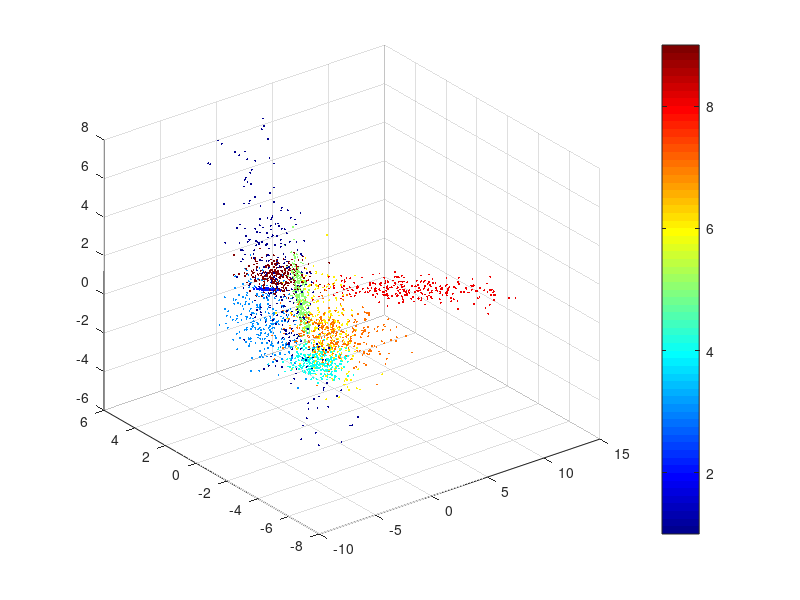

This figure's MATLAB source: (Note: this script raises an error after producing the figure.)
%% IMPORT TOY DATA
load('demo_data');
% define input data (X) and data labels (Y)
X = data(:, 1:end-1); 
Y = data(:, end);
% plot in 3D to visualise
figure(1)
scatter3(X(:,1),X(:,2),X(:,3),20,Y,'.');
colormap('jet'); colorbar;

%% DEMO 1
% single test

% --------- DEFINE TEST SET
[idx,~,test_idx] = dividerand(length(data),2/3,0,1/3);
% available data to build the training-set
X = data(idx, 1:end-1); 
Y = data(idx, end); 
% test-set
x_test = data(test_idx, 1:end-1);
y_test = data(test_idx, end);



% ACTIVE LEARNING

% --------- CLUSTER the pool of available unlabelled data
[u, ch] = h_cluster(X);


% --------- ACTIVE LEARNING -- build the training set -- the DH learner
n = 180; % label budget
B = 3; % batch size
t = n/3; % number of runs
% the DH learner
[xl, z] = DH_AL(u, ch, B, t, Y);

% define the training-set with the DH results
train_idx = xl(:, 1);
x_train  = X(train_idx, :);
y_train = xl(:, 2);


% --------- CLASSIFICATION -- train/predict with niave bayes classification
y_pred = NB(x_train, y_train, x_test);
% calculate classification accuracy
acc = sum(y_pred == y_test)/length(y_test);
fprintf('\n ACTIVE LEARNING classification accuracy: %.2f %%', acc);


% --------- PLOT the training set built by the active learner
% queried data
z_idx = z(:,1); % output of the DH learner is indexed
Z = X(z_idx,:);
% plot
figure(2)
scatter3(x_train(:,1),x_train(:,2),x_train(:,3),20,y_train,'.');
hold on
scatter3(Z(:,1),Z(:,2),Z(:,3),10,'ko');
colormap('jet'); colorbar;
hold off



% PASSIVE LEARNING comparison -- random sample training

% define the training-set by a random sample
train_idx = randperm(size(X,1), n);
x_train = X(train_idx, :);
y_train = Y(train_idx);
% train/predict with niave bayes classification
y_pred = NB(x_train, y_train, x_test);
% calculate classification accuracy
acc = sum(y_pred == y_test)/length(y_test);
fprintf('\n PASSIVE LEARNING classification accuracy: %.2f %%', acc);

%% DEMO 2a:
% RANDOM SAMPLE TRAINING: passive/supervised learning for an increasing 
% label budget 

% parameters
T = 30; % maximum number of runs (max label budget T*B = 600)
B = 20; % batch size
reps = 20; % number of repeats for each experiment

% error
e_rs = [];
for t = 1:T
    % verbose
    fprintf('\nQUERY BUDGET ------ %d', t*B)
    % accuracy for each repeat
    acc = [];
    for r = 1:reps
        % DIVIDE DATA INTO: 
        % TRAINING DATA (x_train/y_train)
        % TEST DATA (x_train/y_train)
        % use random indices to define test-set
        [idx,~,test_idx] = dividerand(length(data),2/3,0,1/3);
        % available data
        X = data(idx, 1:end-1); Y = data(idx, end);
        % test-set
        x_test = data(test_idx, 1:end-1); y_test = data(test_idx, end);
        % define the training-set by a random sample from availaible data
        train_idx = randperm(size(X,1), t*B);
        x_train = X(train_idx, :);
        y_train = Y(train_idx);
        
        % CLASSIFICATION
        y_pred = NB(x_train, y_train, x_test);
        % record accuracy of prediction
        acc = [acc, sum(y_pred == y_test)/length(y_test)]; %#ok<AGROW>
    end
    e_rs = [e_rs, 1-mean(acc)]; %#ok<AGROW>
end


%% DEMO 2b:
% CLUSTER BASED ACTIVE LEARNING: the DH learner for an increasing label budget

e_al = []; 
for t = 1:T
    % verbose
    acc= [];
    fprintf('\nQUERY BUDGET ------ %d', t*B)
    for r = 1:reps 
        % DIVIDE DATA INTO: 
        % AVAILABLE DATA (X)
        % HIDDEN LABELS (Y)
        % TEST DATA (x_test/y_test)
        % use random indices to define test-set
        [idx,~,test_idx] = dividerand(length(data),2/3,0,1/3);
        % available data
        X = data(idx, 1:end-1); Y = data(idx, end);
        % test-set
        x_test = data(test_idx, 1:end-1); y_test = data(test_idx, end);
        
        % ------------- INITIAL CLUSTERING -------------- % 
        [u, ch] = h_cluster(X, 'max_clusters', 250);
        
        % -- HIERARCHICAL SAMPLING FOR ACTIVE LEARNING -- %
        % -- the DH active learning algorithm
        [xl, z, p, l] = DH_AL(u, ch, B, t, Y);
        % define training-set (inputs/outputs).
        % Note, first column of xl is input indices, second is class labels
        train_idx = xl(:, 1);
        x_train  = X(train_idx, :);
        y_train = xl(:, 2);
        
        % --------------- CLASSIFICATION ---------------- %       
        y_pred = NB(x_train, y_train, x_test);
        % record accuracy of prediction
        acc = [acc, sum(y_pred == y_test)/length(y_test)]; %#ok<AGROW>
    end
    e_al = [e_al, 1 - mean(acc)];    %#ok<AGROW>
end

% PLOT
figure(3) 
plot(B:B:B*T, e_rs, '--');
hold on
plot(B:B:B*T, e_al, '--');
xlabel('label budget (n)')
ylabel('classification error (e)')
legend('passive learning','active learning')
hold off 
